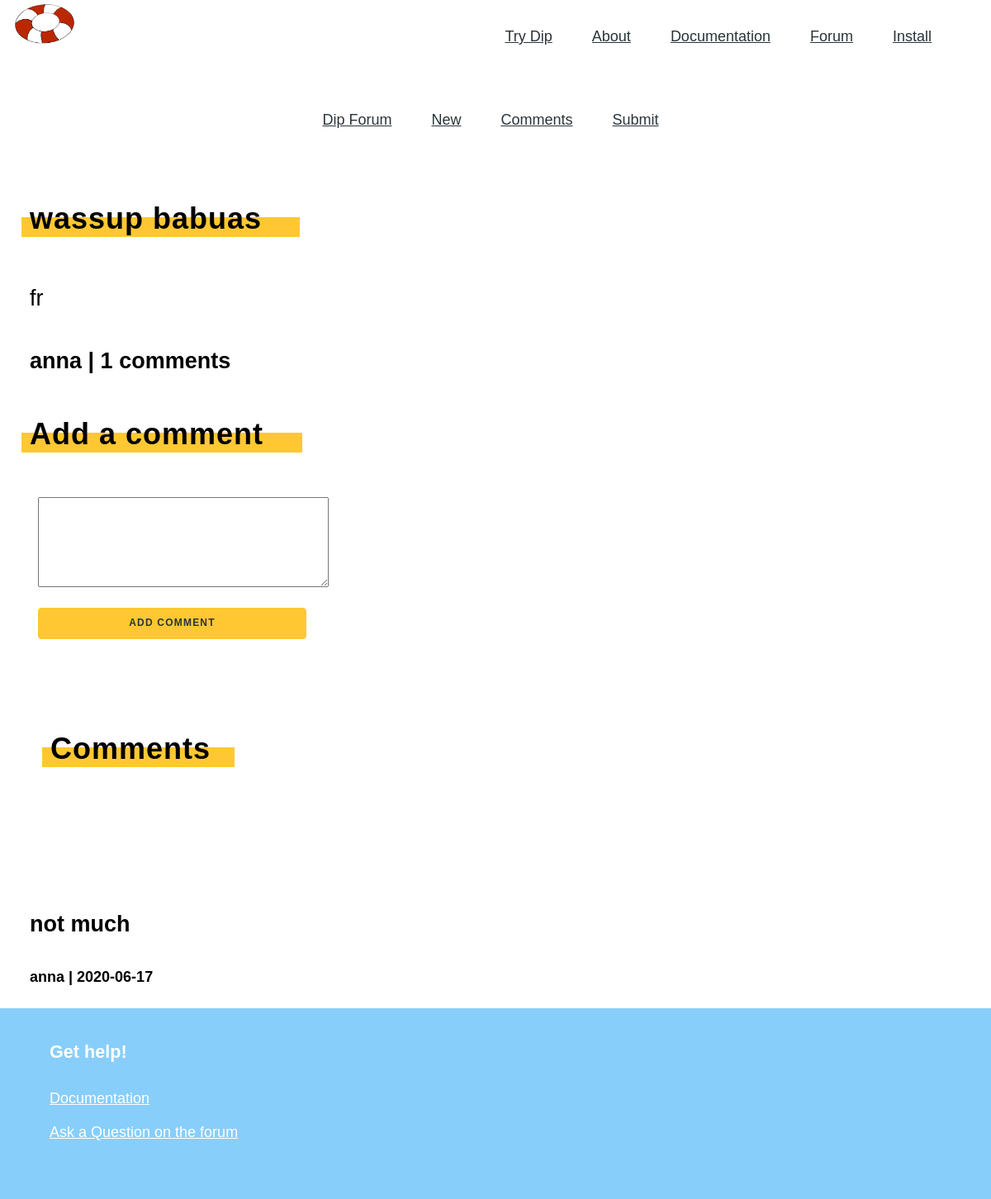
The page /posts/7 on the database as committed earlier.
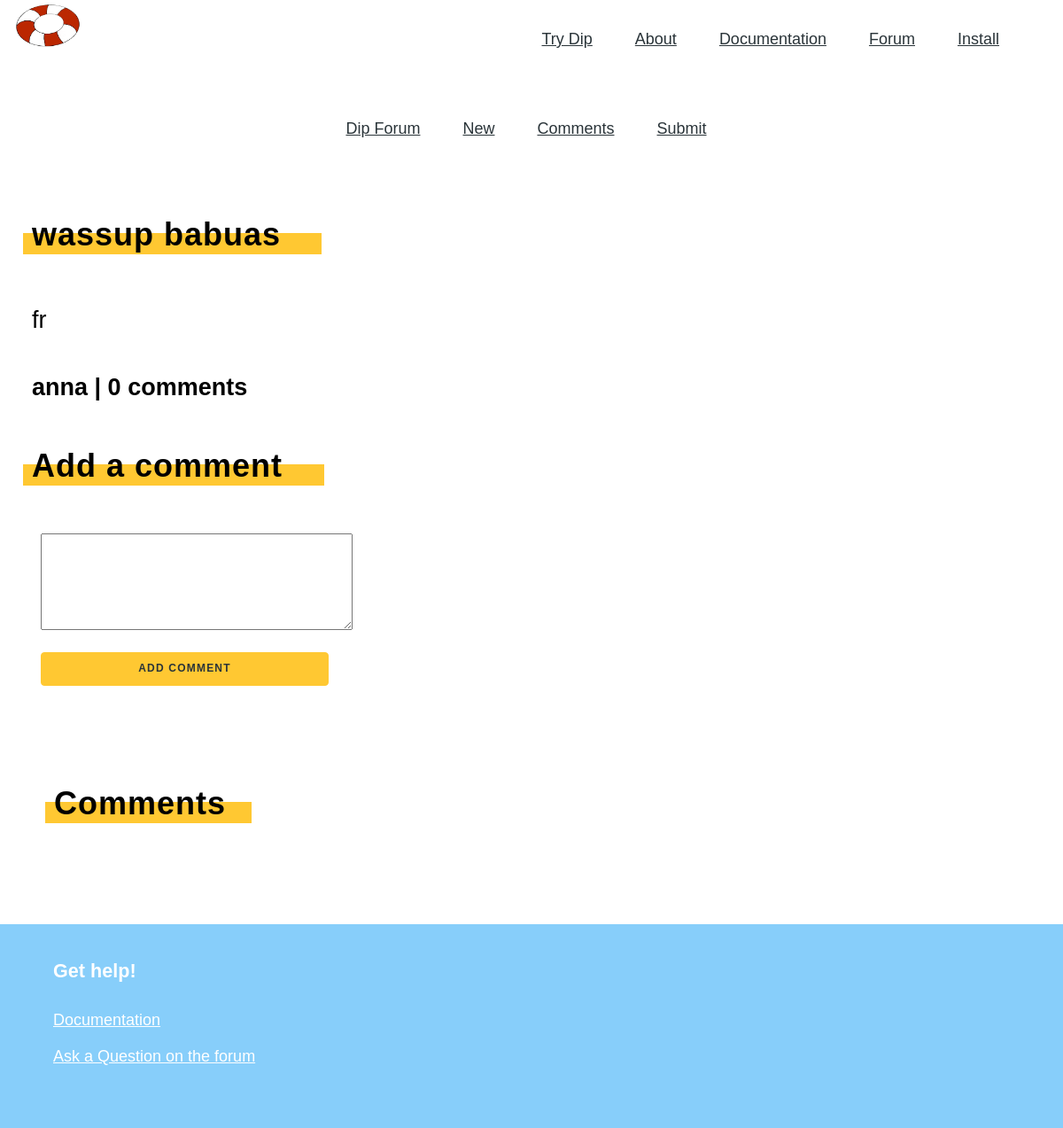
The same page on the database as committed later.
### tables this page shows
CREATE TABLE 'comments' ('id' integer PRIMARY KEY NOT NULL, 'author' text NOT NULL, 'content' text NOT NULL, 'timestamp' text NOT NULL, 'post_id' integer NOT NULL);

### application.py (the view, shortened to what this page needs)
@app.route("/posts/<iden>", methods=['GET', 'POST'])
def individual(iden):
    comments_list = []
    iden = db.execute("SELECT id FROM posts WHERE id = :identification",
                          identification=iden)
    title = db.execute("SELECT title FROM posts WHERE id = :identification",
                          identification=iden[0]["id"])
    description = db.execute("SELECT description FROM posts WHERE id = :identification",
                          identification=iden[0]["id"])
    author = db.execute("SELECT author FROM posts WHERE id = :identification",
                          identification=iden[0]["id"])
    timestamp = db.execute("SELECT timestamp FROM posts WHERE id = :identification",
                          identification=iden[0]["id"])
    comments_ = db.execute("SELECT * FROM comments WHERE post_id = :identification",
                          identification=iden[0]["id"])
    for index, row in enumerate(comments_):
        comments_list.append(list((row["content"], row["author"], row['timestamp'])))
    if len(comments_) == 0:
        return render_template("post.html", iden=iden[0]["id"], title=title[0]["title"], description=description[0]["description"], author=author[0]["author"], timestamp=timestamp[0]["timestamp"], commentsnum=0)
    print(comments_[0]["content"])
    return render_template("post.html", iden=iden[0]["id"], title=title[0]["title"], description=description[0]["description"], author=author[0]["author"], timestamp=timestamp[0]["timestamp"], comments=comments_list, commentsnum=len(comments_))

### templates/post.html (shortened to what this page needs)
<head>
<link rel="stylesheet" href="/static/solarized-dark.css"/>
    <link rel="stylesheet" href="/static/vendor_10880690442070639967.css"/>
    <link rel="stylesheet" href="/static/fonts_8049871103083011125.css"/>
    <link rel="stylesheet" href="/static/app_12353512879680388157.css"/>
</head>
<nav class="flex flex-row justify-center justify-end-l items-center flex-wrap ph2 pl3-ns pr4-ns pb3">
  <div class="brand flex-auto w-100 w-auto-l self-start tc tl-l">
    <a href="/" class="brand">
      <img class="v-mid ml0-l" alt="Dip Logo" src="/static/dip logo.png">
    </a>
  </div>
  <ul class="nav list w-100 w-auto-l flex flex-none flex-row flex-wrap justify-center justify-end-l items-center pv2 ph0 ph4-ns">
    <li class="tc pv2 ph2 ph4-ns flex-20-s"><a href="/try">Try Dip</a></li>
    <li class="tc pv2 ph2 ph4-ns flex-20-s"><a href="/about">About</a></li>
    <li class="tc pv2 ph2 ph4-ns flex-20-s"><a href="/docs">Documentation</a></li>
    <li class="tc pv2 ph2 ph4-ns flex-20-s"><a href="/forum">Forum</a></li>
    <li class="tc pv2 ph2 ph4-ns flex-20-s"><a href="/install">Install</a></li>
  </ul>
</nav>
<nav class="flex flex-row justify-center justify-end-l items-center flex-wrap ph2 pl3-ns pr4-ns pb3 center">
  <ul class="nav list w-100 w-auto-l flex flex-none flex-row flex-wrap justify-center justify-end-l items-center pv2 ph0 ph4-ns">
    <li class="tc pv2 ph2 ph4-ns flex-20-s"><a href="/forum">Dip Forum</a></li>
    <li class="tc pv2 ph2 ph4-ns flex-20-s"><a href="/new">New</a></li>
    <li class="tc pv2 ph2 ph4-ns flex-20-s"><a href="/comments">Comments</a></li>
    <li class="tc pv2 ph2 ph4-ns flex-20-s"><a href="/submit">Submit</a></li>
  </ul>
</nav>
<section class="white thanks">
  <div class="w-100 mw-none ph3 mw8-m mw9-l center">
    <header>
      <center><h2 class = "center">{{ title }}</h2></center>
      <div class="highlight"class = "center" style = "font-size: 40px;"></div>
    </header>
    <div class="description center">
      <p class="lh-copy f2">
       {{ description }}
      </p>
    </div>
    <div class="description">
      <h4 class="lh-copy f2">
        {{ author }} | {{ commentsnum }} comments
      </h4>
    </div>
    <header>
      <h2 class = "center">Add a comment</h2>
      <div class="highlight"class = "center" style = "font-size: 40px;"></div>
    </header>
    <div style = "font-size: 15px; padding-bottom: 10px; padding-left: 10px;">
      <form action="/posts/{{ iden }}" method="POST">
      <textarea name="description" id="DESCRIPTION" cols="35" rows="5" style = "font-size: 15px; padding: 10px;" required></textarea>
    </div>
    <div style = "font-size: 15px; padding-left:10px; padding-bottom: 10px;" size = "50"><input type="submit" style = "width:325px" class = "button button-secondary" name="addcomment" id="addcomment" value="add comment" size="10"></div>
  </div>
</section>
<section class="white thanks">
<div class="w-100 mw-none ph3 mw8-m mw9-l center">
<header style = "padding-left:25px">
      <h2 class = "center">Comments</h2>
      <div class="highlight"class = "center" style = "font-size: 40px;"></div>
</div>
</section>
{% for post in comments %}
<div class="w-100 mw-none ph3 mw8-m mw9-l center">
    <header>
      <h3 class = "center">{{ post[0] }}</h3>
      <h4 class = "center">{{ post[1] }}  | {{ post[2] }}</h4>
    </header>
</div>
{% endfor %}
<footer class = "green">
  <div class="w-100 mw-none ph3 mw8-m mw9-l center f3">
    <div class="flex flex-column flex-row-ns pv0-l">
      <div class="flex flex-column mw8 w-100 measure-wide-l pv2 pv5-m pv2-ns ph4-m ph4-l" id="get-help">
        <h4>Get help!</h4>
        <ul>
          <li><a href="/docs">Documentation</a></li>
          <li><a href="/forum">Ask a Question on the forum</a></li>
        </ul>
      </div>
    </div>
  </div>
</footer>

Rows that differ between the two databases and show on the page:
removed comments: content "not much", author "anna", timestamp "2020-06-17"
Other text that changed with them:
{{ commentsnum }}: "1" → "0"
